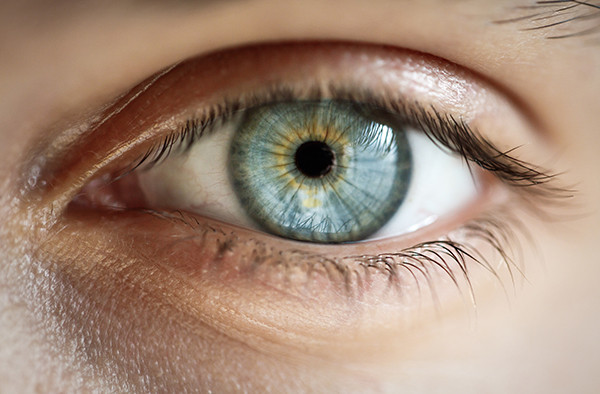
#> input picture testcode/eyetest.jpg, 600 x 394 px
$ python eyedetect.py
#> lines starting #> are read from the running program, lines starting #| are printed output that depends on the picture; after the words box and inside, x2 and y2 are one past the last pixel; in counts of white or black regions, pixels touching at a corner belong together
import cv2
import numpy as np

img = cv2.imread('eyetest.jpg',cv2.IMREAD_COLOR)
#> img is the input picture: shape (394, 600, 3); mean B, G, R 120.6, 138.2, 163.7

gray = cv2.cvtColor(img,cv2.COLOR_BGR2GRAY)
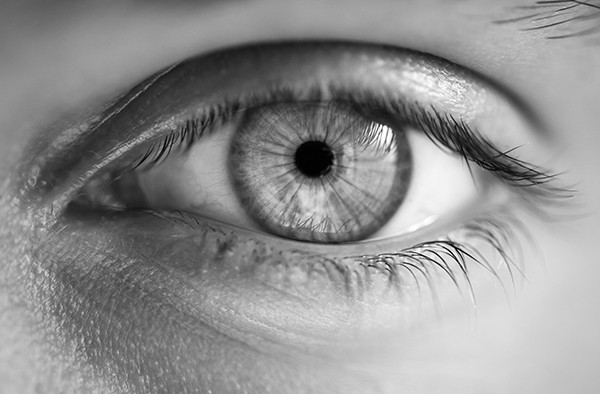
#> gray: shape (394, 600); min 0, max 255, mean 143.8

gray_blurred = cv2.blur(gray,(3,3))

detected_circles = cv2.HoughCircles(gray_blurred,cv2.HOUGH_GRADIENT,1,80,param1 = 120,
                                    param2 = 30,minRadius=60, maxRadius=90)
#> detected_circles = [[330.5, 162.5, 81.7], [531.5, 98.5, 78.4], [436.5, 303.5, 64.1]]

if detected_circles is not None:

    detected_circles = np.uint16(np.around(detected_circles))
#> detected_circles = [[330, 162, 82], [532, 98, 78], [436, 304, 64]]

    for pt in detected_circles[0,:]:
        a,b,r = pt[0],pt[1],pt[2]

        cv2.circle(img,(a,b),r,(0,255,0),2)

        cv2.circle(img,(a,b),1,(0,0,255),3)
        cv2.imshow('detected circles',img)
        cv2.waitKey()
#> this loop made 3 passes
#> pass 1, `cv2.imshow('detected circles',img)`:
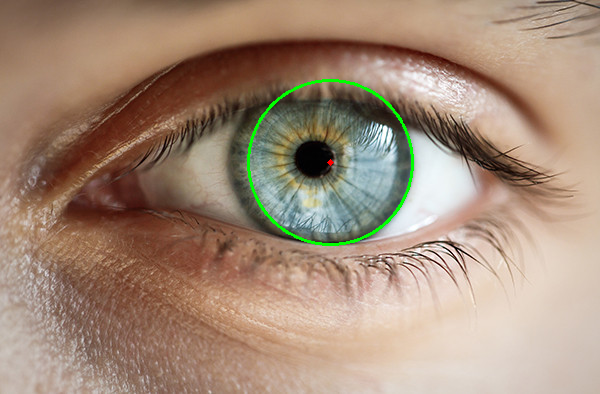
#> window 'detected circles': shape (394, 600, 3); mean B, G, R 120, 139.2, 163.1
#> pass 2, `cv2.imshow('detected circles',img)`:
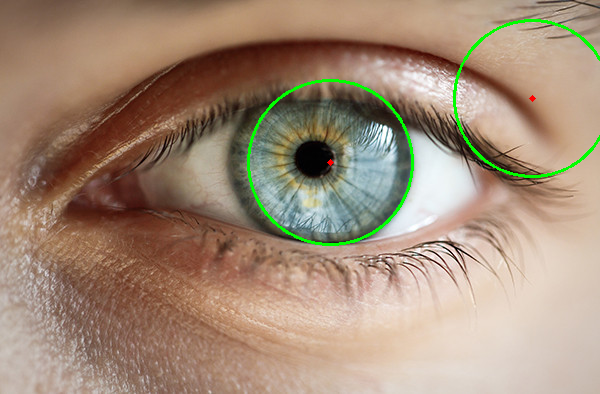
#> window 'detected circles': shape (394, 600, 3); mean B, G, R 119.3, 139.8, 162.2
#> after the loop:
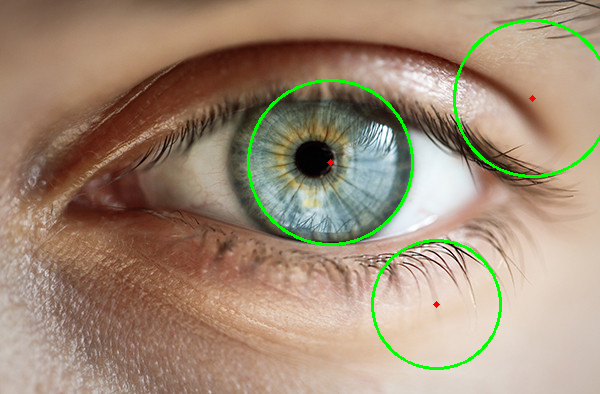
#> img: shape (394, 600, 3); 1.71% of pixels changed, all inside (x1, y1, x2, y2) = (247, 19, 600, 370)
